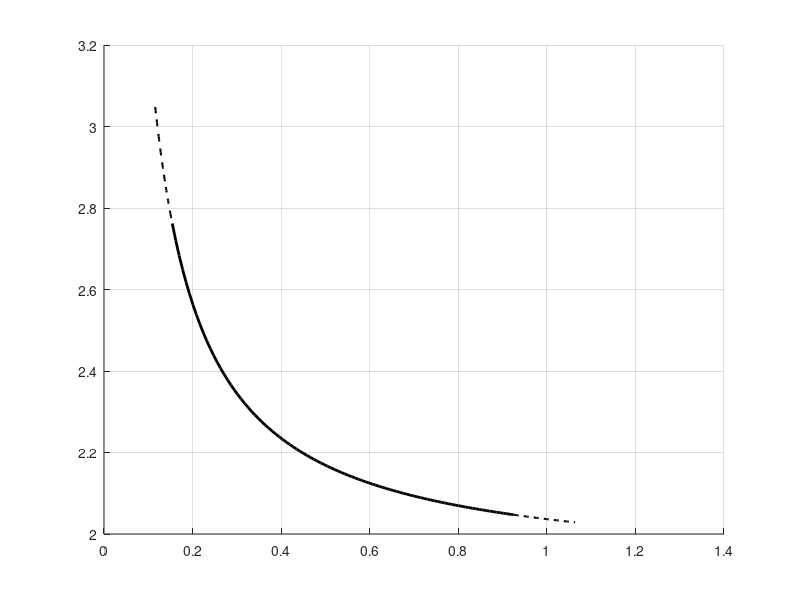

Write MATLAB code to recreate this figure. (Note: this script raises an error after producing the figure.)
clc; close all;
% =======================================================
% 🌟 實驗數據輸入區 
% =======================================================
delay = [50	100	150	200	300]; 
w_mean = [0.2933	0.7733	1.0800	1.0286	1.5500]; 
w_std  = [0.0944	0.1100	0.0775	0.1462	0.1849]; 
t_mean = [1.8867	1.2467	1.3714	1.2786	1.3000];
t_std  = [0.1167	0.2477	0.1773	0.2007	0.2089]; 

% =======================================================
% ⚙️ 物理量轉換與資料預處理
% =======================================================
velocity = 46.25 ./ delay;
[v_sorted, sort_idx] = sort(velocity);
w_mean_sorted = w_mean(sort_idx);
w_std_sorted  = w_std(sort_idx);
t_mean_sorted = t_mean(sort_idx);
t_std_sorted  = t_std(sort_idx);
l_mean_sorted = w_mean_sorted + t_mean_sorted;
l_std_sorted  = sqrt(w_std_sorted.^2 + t_std_sorted.^2);

% =======================================================
% 📈 數學擬合 (曲線模型設定)
% =======================================================
% 白帶 (White) 與 總波長 (\lambda) 隨速度降低而飆升，採用反比擬合: y = a/v + b
p_w = polyfit(1./v_sorted, w_mean_sorted, 1);
p_l = polyfit(1./v_sorted, l_mean_sorted, 1);
% 透明帶 (Transparent) 隨速度降低而微幅縮短，採用標準線性擬合: y = a*v + b
p_t = polyfit(v_sorted, t_mean_sorted, 1);

% =======================================================
% 🗺️ 定義繪圖範圍 (包含 delay 400 的外插預測)
% =======================================================
v_min_exp = min(v_sorted); % 實驗量測到的最低速 (delay 300)
v_max_exp = max(v_sorted); % 實驗量測到的最高速 (delay 50)
v_ext_low_limit = 46.25 / 400; % 預測延伸的低速極限 (delay 400)
v_ext_high_limit = v_max_exp * 1.15; % 預測延伸的高速極限

% 產生各種區間的 X 軸高密度點
v_inside = linspace(v_min_exp, v_max_exp, 100);
v_predict_low = linspace(v_ext_low_limit, v_min_exp, 50);
v_predict_high = linspace(v_max_exp, v_ext_high_limit, 50);

% =======================================================
% 📊 畫圖
% =======================================================
fig = figure('Color', 'w', 'Position', [150, 150, 850, 600]);
hold on; grid on;

% --- A. Stripe spacing (\lambda) : 黑色反比曲線 ---
h1_fit = plot(v_inside, p_l(1)./v_inside + p_l(2), 'k-', 'LineWidth', 2);
plot(v_predict_low, p_l(1)./v_predict_low + p_l(2), 'k--', 'LineWidth', 1.5, 'HandleVisibility', 'off');
plot(v_predict_high, p_l(1)./v_predict_high + p_l(2), 'k--', 'LineWidth', 1.5, 'HandleVisibility', 'off');
% ⚠️ 已修正：數據點與 errorbar 完全對齊真實速度 v_sorted
h1_data = errorbar(v_sorted, l_mean_sorted, l_std_sorted, 'Color', [0.2 0.2 0.2], 'LineStyle', 'none', 'LineWidth', 1.0, 'CapSize', 4);
set(h1_data, 'Marker', 's', 'MarkerSize', 7, 'MarkerFaceColor', 'w', 'MarkerEdgeColor', 'k');

% --- B. Transparent Zone : 藍色線性趨勢 ---
h2_fit = plot(v_inside, p_t(1).*v_inside + p_t(2), '-', 'Color', [0, 0.447, 0.741], 'LineWidth', 2);
plot(v_predict_low, p_t(1).*v_predict_low + p_t(2), '--', 'Color', [0, 0.447, 0.741], 'LineWidth', 1.5, 'HandleVisibility', 'off');
plot(v_predict_high, p_t(1).*v_predict_high + p_t(2), '--', 'Color', [0, 0.447, 0.741], 'LineWidth', 1.5, 'HandleVisibility', 'off');
% ⚠️ 已修正：數據點與 errorbar 完全對齊真實速度 v_sorted
h2_data = errorbar(v_sorted, t_mean_sorted, t_std_sorted, 'Color', [0, 0.447, 0.741], 'LineStyle', 'none', 'LineWidth', 1.0, 'CapSize', 4);
set(h2_data, 'Marker', '^', 'MarkerSize', 7, 'MarkerFaceColor', 'w', 'MarkerEdgeColor', [0, 0.447, 0.741]);

% --- C. White Zone : 紅色反比曲線 ---
h3_fit = plot(v_inside, p_w(1)./v_inside + p_w(2), '-', 'Color', [0.850, 0.325, 0.098], 'LineWidth', 2);
plot(v_predict_low, p_w(1)./v_predict_low + p_w(2), '--', 'Color', [0.850, 0.325, 0.098], 'LineWidth', 1.5, 'HandleVisibility', 'off');
plot(v_predict_high, p_w(1)./v_predict_high + p_w(2), '--', 'Color', [0.850, 0.325, 0.098], 'LineWidth', 1.5, 'HandleVisibility', 'off');
% ⚠️ 已修正：數據點與 errorbar 完全對齊真實速度 v_sorted
h3_data = errorbar(v_sorted, w_mean_sorted, w_std_sorted, 'Color', [0.850, 0.325, 0.098], 'LineStyle', 'none', 'LineWidth', 1.0, 'CapSize', 4);
set(h3_data, 'Marker', 'o', 'MarkerSize', 7, 'MarkerFaceColor', 'w', 'MarkerEdgeColor', [0.850, 0.325, 0.098]);

% =======================================================
% 🎨 介面優化
% =======================================================
xlim([0, v_ext_high_limit]);
y_max_estimated = p_l(1)./v_ext_low_limit + p_l(2);
ylim([0, y_max_estimated * 1.1]); 

xlabel('Pulling Speed (mm/s)', 'FontName', 'Times New Roman', 'FontSize', 14, 'FontWeight', 'bold');
ylabel('Feature Length (mm)', 'FontName', 'Times New Roman', 'FontSize', 14, 'FontWeight', 'bold');
title('Effect of Pulling Speed on Stick-Slip Morphological Features', 'FontName', 'Times New Roman', 'FontSize', 15, 'FontWeight', 'bold');

legend([h1_fit, h2_fit, h3_fit], ...
    {'Stripe spacing (\lambda)', 'Transparent Zone Length', 'White Zone Length'}, ...
    'Location', 'eastoutside', 'FontName', 'Times New Roman', 'FontSize', 12);

set(gca, 'FontName', 'Times New Roman', 'FontSize', 12, 'LineWidth', 1.2, 'TickDir', 'in');
set(gca, 'GridColor', [0.8 0.8 0.8], 'GridAlpha', 0.4);
box on;
hold off;

saveas(fig, 'Morphology_vs_Velocity_Physics_Fitted.png');
disp('✅ 帶有物理預測虛線的反比擬合圖已繪製完成！');
